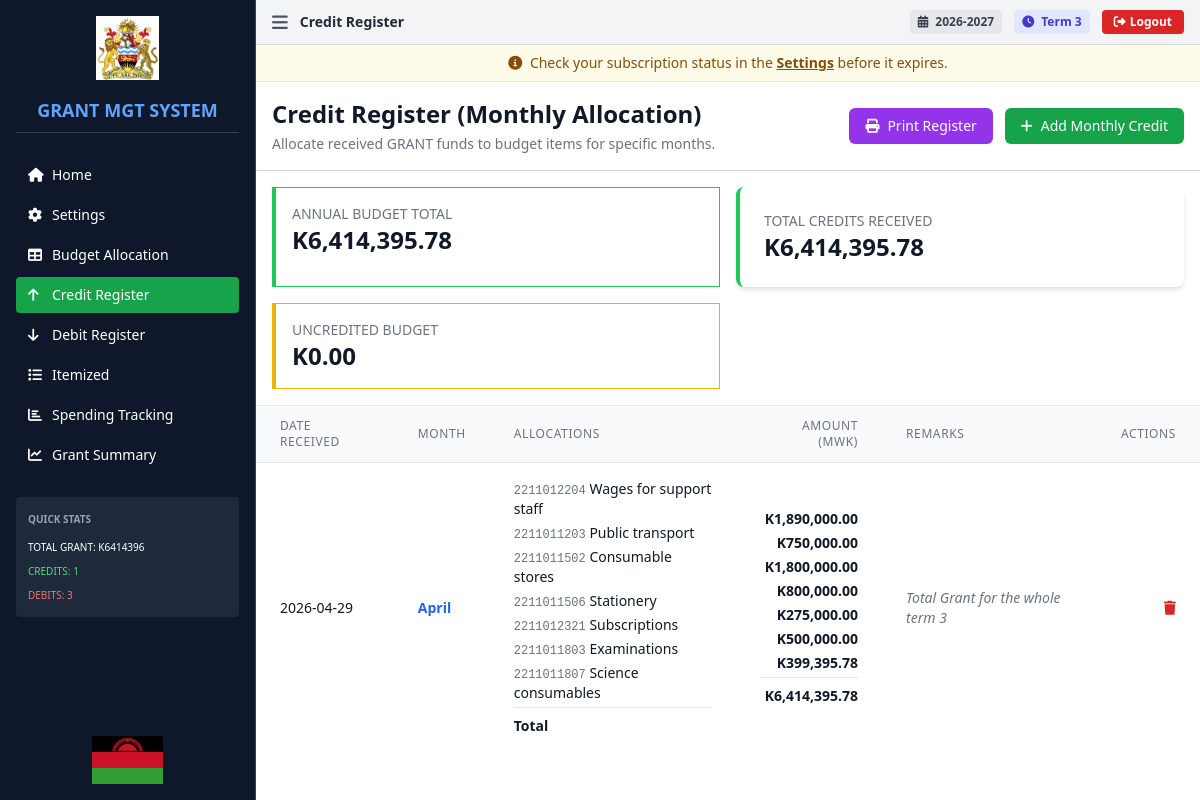
Screenshot of /credits (signed in) with the database file from the repository.
### tables this page shows
CREATE TABLE term_settings (
                id INTEGER PRIMARY KEY AUTOINCREMENT,
                school_id INTEGER NOT NULL,
                current_academic_year TEXT NOT NULL,
                current_term TEXT NOT NULL,
                updated_at DATETIME DEFAULT CURRENT_TIMESTAMP,
                FOREIGN KEY (school_id) REFERENCES schools(id),
                UNIQUE(school_id)
            );

CREATE TABLE credits (
                id INTEGER PRIMARY KEY AUTOINCREMENT,
                school_id INTEGER NOT NULL,
                financial_year TEXT NOT NULL,
                date_received DATE NOT NULL,
                month TEXT NOT NULL,
                line_items TEXT NOT NULL,
                remarks TEXT,
                created_at DATETIME DEFAULT CURRENT_TIMESTAMP, academic_year TEXT, term TEXT,
                FOREIGN KEY (school_id) REFERENCES schools(id)
            );

CREATE TABLE budget_items (
                id INTEGER PRIMARY KEY AUTOINCREMENT,
                school_id INTEGER NOT NULL,
                financial_year TEXT NOT NULL,
                template_row_id INTEGER NOT NULL,
                item_key TEXT NOT NULL,
                pow_no INTEGER,
                pow_name TEXT,
                sub_activity TEXT,
                sub_item_description TEXT,
                code TEXT,
                total_allocation REAL DEFAULT 0,
                monthly_allocations TEXT,
                created_at DATETIME DEFAULT CURRENT_TIMESTAMP, academic_year TEXT, term TEXT,
                FOREIGN KEY (school_id) REFERENCES schools(id),
                UNIQUE(school_id, financial_year, template_row_id)
            );

### app.py (the view)
@app.route('/credits')
@require_login
def credits():
    academic_year = get_academic_year()
    term = get_term()
    budget = get_budget(academic_year, term)
    credits = get_credits(academic_year, term) or []
    debits = get_debits(academic_year, term) or []
    total_grant = get_total_grant(academic_year, term)
    settings = get_settings()
    total_credits_amount = 0.0
    for c in credits:
        if isinstance(c, dict):
            line_items = c.get('lineItems', [])
            for item in line_items:
                if isinstance(item, dict):
                    amt = item.get('amount', 0)
                    if amt:
                        try:
                            total_credits_amount += float(amt)
                        except (ValueError, TypeError):
                            pass
    return render_template('credits.html',
                      budget=budget,
                      credits=credits,
                      debits=debits,
                      total_credits_amount=total_credits_amount,
                      total_grant=total_grant,
                      academic_year=academic_year,
                      term=term,
                      settings=settings,
                      current_page='credits')

### templates/credits.html (shortened to what this page needs)
{% extends "base.html" %}
{% block title %}Credit Register{% endblock %}
{% block content %}
<div class="max-w-full">
    <div class="bg-white p-4 border-b border-gray-300">
        <div class="flex justify-between items-center">
            <div>
                <h2 class="text-2xl font-bold text-gray-900">Credit Register (Monthly Allocation)</h2>
                <p class="text-gray-500 text-sm mt-1">Allocate received GRANT funds to budget items for specific months.
                </p>
            </div>
            <div class="space-x-2 no-print">
                <button onclick="printPage('Credit Register')"
                    class="bg-purple-600 hover:bg-purple-700 text-white px-4 py-2 rounded-md">
                    <i class="fas fa-print mr-2"></i>Print Register
                </button>
                <button onclick="showAddCreditModal()"
                    class="bg-green-600 hover:bg-green-700 text-white px-4 py-2 rounded-md">
                    <i class="fas fa-plus mr-2"></i>Add Monthly Credit
                </button>
            </div>
        </div>
    </div>
    <div class="grid grid-cols-1 md:grid-cols-2 gap-4 my-4 px-4">
        <div class="bg-white p-4 border-l-4 border-green-500 border border-gray-200">
            <h3 class="text-sm font-medium text-gray-500 uppercase">Annual Budget Total</h3>
            <p class="text-2xl font-bold text-gray-900">K{{
                "{:,.2f}".format(budget['items']|sum(attribute='totalAllocation') if budget else 0) }}</p>
        </div>
        <div class="bg-white rounded-lg shadow-md p-6 border-l-4 border-green-500">
            <h3 class="text-sm font-medium text-gray-500 uppercase">Total Credits Received</h3>
            <p class="text-2xl font-bold text-gray-900">K{{ "{:,.2f}".format(total_credits_amount) }}</p>
        </div>
        <div class="bg-white p-4 border-l-4 border-yellow-500 border border-gray-200">
            <h3 class="text-sm font-medium text-gray-500 uppercase">Uncredited Budget</h3>
            <p class="text-2xl font-bold text-gray-900">K{{
                "{:,.2f}".format((budget['items']|sum(attribute='totalAllocation') if budget else 0) -
                total_credits_amount) }}
            </p>
        </div>
    </div>
    <div class="bg-white border-t border-gray-200" id="creditsTable">
        <div class="overflow-x-auto">
            <table class="min-w-full divide-y divide-gray-200">
                <thead class="bg-gray-50">
                    <tr>
                        <th class="px-6 py-3 text-left text-xs font-medium text-gray-500 uppercase tracking-wider">Date
                            Received</th>
                        <th class="px-6 py-3 text-left text-xs font-medium text-gray-500 uppercase tracking-wider">Month
                        </th>
                        <th class="px-6 py-3 text-left text-xs font-medium text-gray-500 uppercase tracking-wider">
                            Allocations</th>
                        <th class="px-6 py-3 text-right text-xs font-medium text-gray-500 uppercase tracking-wider">
                            Amount (MWK)</th>
                        <th class="px-6 py-3 text-left text-xs font-medium text-gray-500 uppercase tracking-wider">
                            Remarks</th>
                        <th class="px-6 py-3 text-right text-xs font-medium text-gray-500 uppercase tracking-wider">
                            Actions</th>
                    </tr>
                </thead>
                <tbody class="bg-white divide-y divide-gray-200">
                    {% if credits %}
                    {% for credit in credits %}
                    <tr class="hover:bg-gray-50">
                        <td class="px-6 py-4 whitespace-nowrap text-sm text-gray-900">{{ credit.date }}</td>
                        <td class="px-6 py-4 whitespace-nowrap text-sm font-semibold text-blue-600">{{ credit.month }}
                        </td>
                        <td class="px-6 py-4 text-sm text-gray-900">
                            <ul class="space-y-1">
                                {% for item in credit.lineItems %}
                                <li>
                                    <span class="font-mono text-gray-500 text-xs">{{ item.code }}</span>
                                    {{ item.subItemDescription }}
                                </li>
                                {% endfor %}
                                <li class="pt-2 mt-2 border-t border-gray-200 font-bold">Total</li>
                            </ul>
                        </td>
                        <td class="px-6 py-4 text-sm text-gray-900 text-right">
                            <ul class="space-y-1">
                                {% for item in credit.lineItems %}
                                <li>
                                    <span class="font-semibold">K{{ "{:,.2f}".format(item.amount) }}</span>
                                </li>
                                {% endfor %}
                                <li class="pt-2 mt-2 border-t border-gray-200 font-bold text-gray-900">K{{ "{:,.2f}".format(credit.lineItems|sum(attribute='amount')) }}</li>
                            </ul>
                        </td>
                        <td class="px-6 py-4 text-sm text-gray-500 italic">{{ credit.remarks }}</td>
                        <td class="px-6 py-4 whitespace-nowrap text-right text-sm">
                            <button onclick="deleteCredit('{{ credit.id }}')" class="text-red-600 hover:text-red-900">
                                <i class="fas fa-trash"></i>
                            </button>
                        </td>
                    </tr>
                    {% endfor %}
                    {% endif %}
                </tbody>
            </table>
        </div>
    </div>
</div>
{% endblock %}

### templates/base.html (shortened to what this page needs)
<!DOCTYPE html>
<html lang="en">
<head>
    <script src="https://cdn.tailwindcss.com"></script>
    <link rel="stylesheet" href="https://cdnjs.cloudflare.com/ajax/libs/font-awesome/6.0.0/css/all.min.css">
</head>
<body class="bg-gray-50 text-sm">
    <div class="flex h-screen overflow-hidden">
        <aside id="sidebar" class="sidebar w-64 bg-slate-900 text-white flex-shrink-0 border-r border-slate-700">
            <div class="p-4 flex flex-col h-full">
                <div class="flex justify-center mb-4">
                    <img src="{{ url_for('static', filename='images/Malawi Government logo.png') }}"
                        alt="Malawi Government Logo" class="h-16 w-auto object-contain">
                </div>
                <h1 class="text-lg font-bold text-blue-400 mb-6 border-b border-slate-700 pb-2 text-center">GRANT MGT
                    SYSTEM</h1>
                <nav class="space-y-1">
                    <a href="{{ url_for('index') }}"
                        class="flex items-center space-x-2 px-3 py-2 rounded {% if current_page == 'home' %}bg-blue-600{% else %}hover:bg-slate-800{% endif %}">
                        <i class="fas fa-home w-4"></i>
                        <span>Home</span>
                    </a>
                    <a href="{{ url_for('settings') }}"
                        class="flex items-center space-x-2 px-3 py-2 rounded {% if current_page == 'settings' %}bg-blue-600{% else %}hover:bg-slate-800{% endif %}">
                        <i class="fas fa-cog w-4"></i>
                        <span>Settings</span>
                    </a>
                    <a href="{{ url_for('budget') }}"
                        class="flex items-center space-x-2 px-3 py-2 rounded {% if current_page == 'budget' %}bg-blue-600{% else %}hover:bg-slate-800{% endif %}">
                        <i class="fas fa-table w-4"></i>
                        <span>Budget Allocation</span>
                    </a>
                    <a href="{{ url_for('credits') }}"
                        class="flex items-center space-x-2 px-3 py-2 rounded {% if current_page == 'credits' %}bg-green-600{% else %}hover:bg-slate-800{% endif %}">
                        <i class="fas fa-arrow-up w-4"></i>
                        <span>Credit Register</span>
                    </a>
                    <a href="{{ url_for('debits') }}"
                        class="flex items-center space-x-2 px-3 py-2 rounded {% if current_page == 'debits' %}bg-red-600{% else %}hover:bg-slate-800{% endif %}">
                        <i class="fas fa-arrow-down w-4"></i>
                        <span>Debit Register</span>
                    </a>
                    <a href="{{ url_for('itemized') }}"
                        class="flex items-center space-x-2 px-3 py-2 rounded {% if current_page == 'itemized' %}bg-orange-600{% else %}hover:bg-slate-800{% endif %}">
                        <i class="fas fa-list w-4"></i>
                        <span>Itemized</span>
                    </a>
                    <a href="{{ url_for('tracking') }}"
                        class="flex items-center space-x-2 px-3 py-2 rounded {% if current_page == 'tracking' %}bg-purple-600{% else %}hover:bg-slate-800{% endif %}">
                        <i class="fas fa-chart-bar w-4"></i>
                        <span>Spending Tracking</span>
                    </a>
                    <a href="{{ url_for('grant_summary') }}"
                        class="flex items-center space-x-2 px-3 py-2 rounded {% if current_page == 'dashboard' %}bg-blue-600{% else %}hover:bg-slate-800{% endif %}">
                        <i class="fas fa-chart-line w-4"></i>
                        <span>Grant Summary</span>
                    </a>
                </nav>
                {% if budget %}
                <div class="mt-6 p-3 bg-slate-800 rounded">
                    <h3 class="font-semibold mb-2 text-[10px] text-slate-400">QUICK STATS</h3>
                    <div class="space-y-1 text-[10px]">
                        <div>TOTAL GRANT: K{{ "%.0f"|format(budget.totalGrant or 0) }}</div>
                        <div class="text-green-400">CREDITS: {{ credits|length }}</div>
                        <div class="text-red-400">DEBITS: {{ debits|length }}</div>
                    </div>
                </div>
                {% endif %}
                <div class="mt-auto pt-4 flex justify-center">
                    <img src="{{ url_for('static', filename='images/Malawi flag.png') }}" alt="Malawi Flag"
                        class="h-12 w-auto object-contain">
                </div>
            </div>
        </aside>
        <main class="main-content flex-1 overflow-auto bg-white">
            <header class="bg-gray-100 border-b border-gray-300 px-4 py-2">
                <div class="flex items-center justify-between">
                    <div class="flex items-center space-x-3">
                        <button onclick="toggleSidebar()" class="text-gray-600 hover:text-black">
                            <i class="fas fa-bars text-lg"></i>
                        </button>
                        <h2 class="text-sm font-bold text-gray-800">
                            {% block title %}GRANT MANAGEMENT SYSTEM{% endblock %}
                        </h2>
                    </div>
                    <div class="flex items-center space-x-3">
                        <span class="text-xs font-bold text-gray-700 bg-gray-200 px-2 py-1 rounded">
                            <i class="fas fa-calendar-alt mr-1"></i> {{ academic_year }}
                        </span>
                        <span class="text-xs font-bold text-indigo-700 bg-indigo-100 px-2 py-1 rounded">
                            <i class="fas fa-clock mr-1"></i> {{ term }}
                        </span>
                        <button onclick="logout()" class="bg-red-600 hover:bg-red-700 text-white px-3 py-1 rounded text-xs font-semibold transition">
                            <i class="fas fa-sign-out-alt mr-1"></i>Logout
                        </button>
                    </div>
                </div>
            </header>
            <div class="p-0">
                {% if current_page != 'settings' %}
                <div class="subscription-notice bg-yellow-50 border-b border-yellow-200 px-4 py-2 text-center text-sm text-yellow-800">
                    <i class="fas fa-info-circle mr-1"></i>
                    Check your subscription status in the <a href="{{ url_for('settings') }}" class="font-bold underline hover:text-yellow-900">Settings</a> before it expires.
                </div>
                {% endif %}
                {% block content %}{% endblock %}
            </div>
        </main>
    </div>
</body>
</html>

### rows the page displays
term_settings: current_academic_year "2026-2027", current_term "Term 3"
credits: date "2026-04-29", month "April", code "2211012204" "2211011502" "2211012321", subItemDescription "Wages for support staff" "Consumable stores" "Subscriptions", amount "1,890,000.00" "750,000.00" "1,800,000.00" "800,000.00" "275,000.00" "500,000.00" "399,395.78", lineItems|sum "6,414,395.78", remarks "Total Grant for the whole term 3"
budget_items: code "2211011203", subItemDescription "Public transport"
budget_items: code "2211011506", subItemDescription "Stationery"
budget_items: code "2211011803", subItemDescription "Examinations"
budget_items: code "2211011807", subItemDescription "Science consumables"

### other values shown
{{ "%.0f"|format(budget.totalGrant or 0) }} "6414396"
{{ credits|length }} "1"
{{ debits|length }} "3"
{{ "{:,.2f}".format(total_credits_amount) }} "6,414,395.78"
